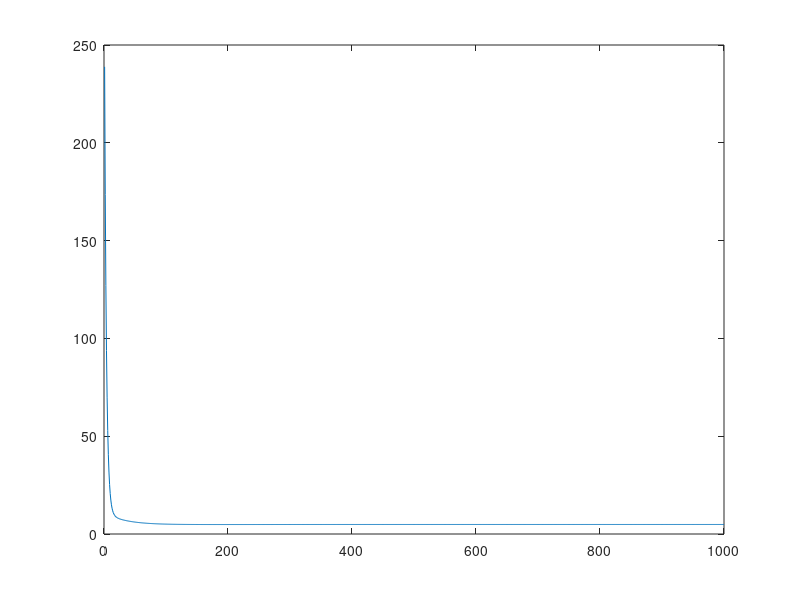

Here is the MATLAB script that generated this plot:
clc;
clear;
close all;

% @return J:scalar cost of the linear regression given theta 
% @param movieData: (n_m),(n) feature vector describing every movie
% @param userRatingsData: (n_m),(n_u) rating of every movie by each user that has 
%   rated the move
% @param userId:scalar - represents the user numebr that we are calculating the 
%   cost for given our cuirrent hypothesis
% @param ratedMovies: (n_m),(n_u): matrix containing 1/0 1 specifies user has   
%   rated movie and 0 not rated movie
% @param theta:(n+1),1 hypothesis for the given user
% (n_m): Number of movies (n_u): Number of users
function [J, m] = linearRegressionCost(movieData, userRatingsData, userId, ratedMovies,
  theta)
  %indices of movies rated by given user
  movies = find(ratedMovies(:, userId) == 1);
  
  % Getting data vectors of rated movies 
  movieData = movieData(movies, :);
  
  [m n] = size(movieData);
  
  % Adding parameter x_0 in all movie data vectors
  X = [ones(m, 1) movieData];
  
  % Getting the rating of every movie that this user has rated
  y = userRatingsData(movies, userId);
  
  J = (1 / 2) * sum((X * theta - y) .^ 2);
endfunction

function J = linearRegressionRegularizedCost(movieData, userRatingsData, userId,
  ratedMovies, theta)
  
  [J, m] = linearRegressionCost(movieData, userRatingsData, userId, ratedMovies, theta);
  J += (regularizationParam() / 2) * (sum(theta .^ 2) - theta(1) ^ 2);
endfunction

function J = linearRegressionCostCombined(X, Y, thetas, r)
  [numberOfMovies, numberOfUsers] = size(Y);
  J = 0;
  for userId = 1:numberOfUsers
    J += linearRegressionRegularizedCost(X, Y, userId, r, thetas(userId, :)');
  endfor  
endfunction

function lambda = regularizationParam()
  lambda = 5;
endfunction

function g = gradient(X, y, thetas)
  [numberOfMovies, features] = size(X);
  [numberOfMovies, numberOfUsers] = size(y);
  X = [ones(numberOfMovies, 1) X];
  g = (X' * (X * thetas' - y))';
  mask = regularizationParam() * ones(numberOfUsers, features + 1);
  mask(:, 1) = 0;
  g += mask .* thetas;
endfunction

function [minCost, thetas, costs] = gradientDescent(X, y, thetas, r, iterations, alpha)
  costs = [];
  for i = 1:iterations
    thetas -= alpha * gradient(X, y, thetas);
    minCost = linearRegressionCostCombined(X, y, thetas, r);
    costs = [costs minCost];
  endfor
endfunction 

x = [1 2 ; 3 4];
r = [0 ; 1 ; 0 ; 0];
userId = 2;
ratings = [0 3 5 ; 5 2 1];
ratedMovies = [0 1 1 ; 1 1 1];
theta1 = [1 ; 2 ; 0];
theta2 = [0 ; 4 ; -3];
theta3 = [10 ; -9 ; 4];
thetas = [theta1' ; theta2' ; theta3'];
% disp(linearRegressionCost(x, ratings, 2, ratedMovies, theta2));
% disp(linearRegressionRegularizedCost(x, ratings, 2, ratedMovies, theta2));
% disp(linearRegressionCostCombined(x, ratings, [theta1' ; theta2' ; theta3'], ratedMovies));
% disp(gradient(x, ratings, thetas));

[minCost, thetas, costs] = gradientDescent(x, ratings, thetas, ratedMovies, 1000, 0.03);
disp('min cost'); disp(minCost);
disp('thetas'); disp(thetas);
plot(costs);
